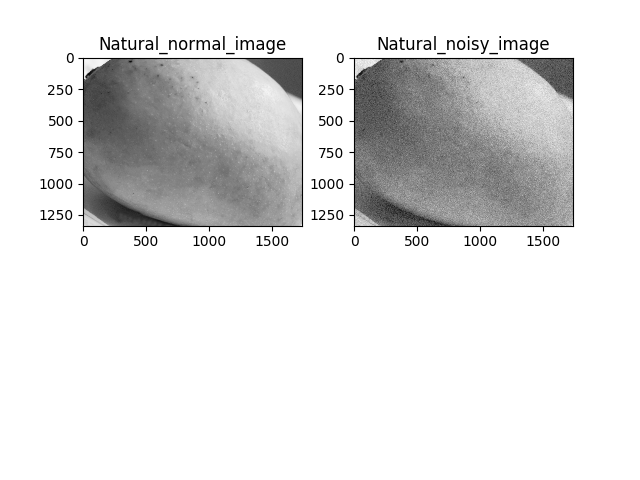
#> input picture noise_creation/natural_mango.png, 640 x 480 px, found by its file name
$ python sift.py
#> lines starting #> are read from the running program, lines starting #| are printed output that depends on the picture
import numpy as np
import cv2
from matplotlib import pyplot as plt
# Load the image

img = cv2.imread('/home/rgukt/Desktop/criotam/natural_mango.png')
#> img is the input picture: shape (480, 640, 3); min 0, max 255, mean 224.7
#img1 = cv2.imread("/home/rgukt/Desktop/criotam/art_mango.jpg")

# Convert it to gray scale
gray = cv2.cvtColor(img, cv2.COLOR_BGR2GRAY)            ## rgb to gray
#gray1 = cv2.cvtColor(img1,cv2.COLOR_BGR2GRAY)

sift = cv2.xfeatures2d.SIFT_create()
(kps, descs) = sift.detectAndCompute(gray, None)                ## detecting keypoints
#> kps = 488 keypoints; strongest (x, y, size): (102, 38, 1.9), (380, 38, 1.9), (108, 48, 2), (386, 48, 2)
print(len(descs))
#| 488
w,h = descs.shape
#> w = 488; h = 128
n=np.zeros((w,h))
x=np.zeros((w,h))
img1=cv2.drawKeypoints(img,kps,img,flags=cv2.DRAW_MATCHES_FLAGS_DRAW_RICH_KEYPOINTS)           ## draw keypoints
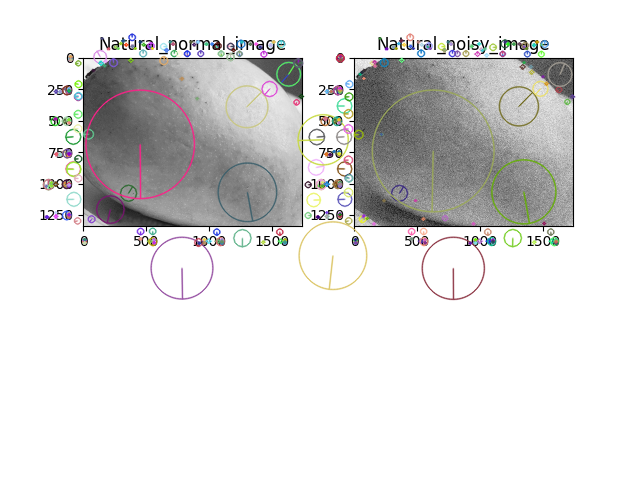
#> img1: shape (480, 640, 3); mean B, G, R 222.4, 222.8, 223.2
cv2.imwrite("sdf.jpg",img)

for i in range(w):
        for j in range(h):
                x[i,j] = n[i,j]
#> x: shape (488, 128) float64; every value is 0


np.savetxt("foo.csv", x, delimiter=",")

b,g,r = cv2.split(img)
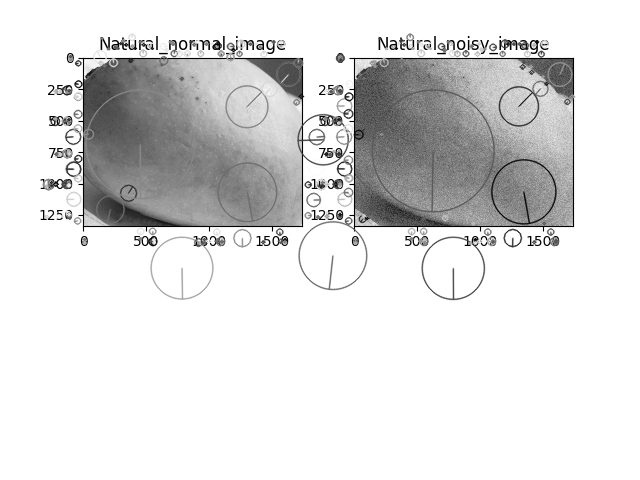
#> b: shape (480, 640); min 0, max 255, mean 222.4
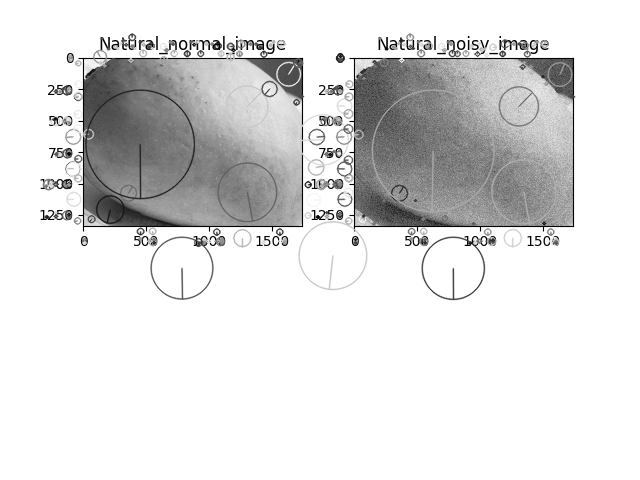
#> g: shape (480, 640); min 0, max 255, mean 222.8
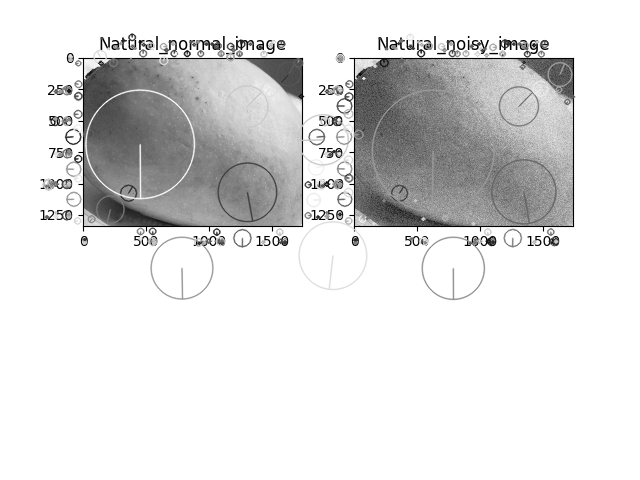
#> r: shape (480, 640); min 0, max 255, mean 223.2
img = cv2.merge((r,g,b))
plt.imshow(img)
plt.show()

$ run again, with noise_creation/Artificial1_mango.png copied over noise_creation/natural_mango.png
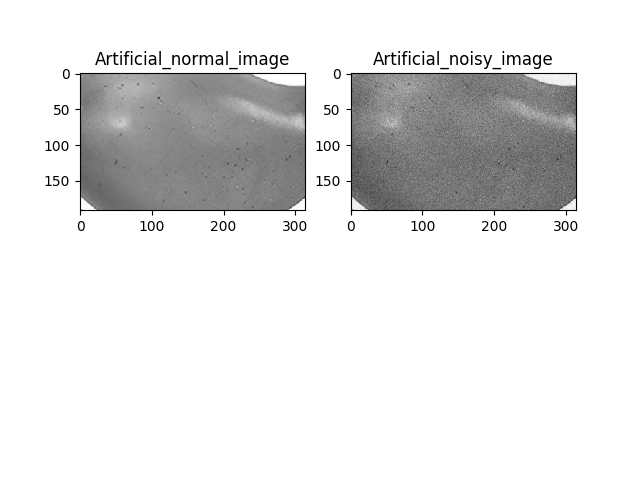
#> input picture noise_creation/Artificial1_mango.png, 640 x 480 px, found by its file name
#> img is the input picture: shape (480, 640, 3); min 0, max 255, mean 227.2
#> kps = 340 keypoints; strongest (x, y, size): (540, 57, 2), (108, 57, 1.9), (386, 57, 1.9), (194, 57, 1.9)
#| 340
#> `img1=cv2.drawKeypoints(img,kps,img,flags=cv2.DRAW_MATCHES_FLAGS_DRAW_R..`:
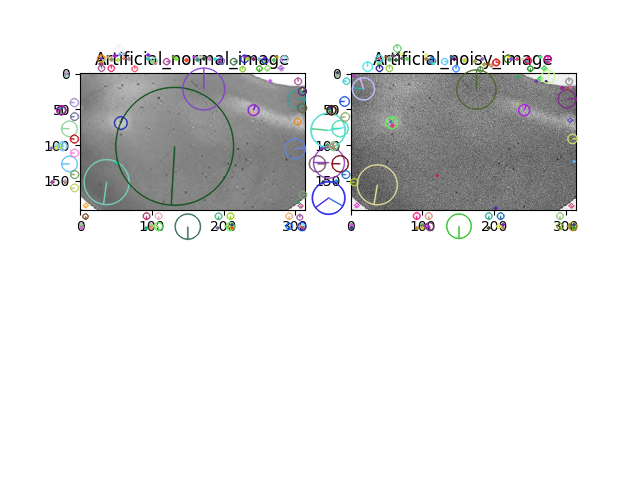
#> img1: shape (480, 640, 3); mean B, G, R 225.9, 225.8, 225.5
#> `b,g,r = cv2.split(img)`:
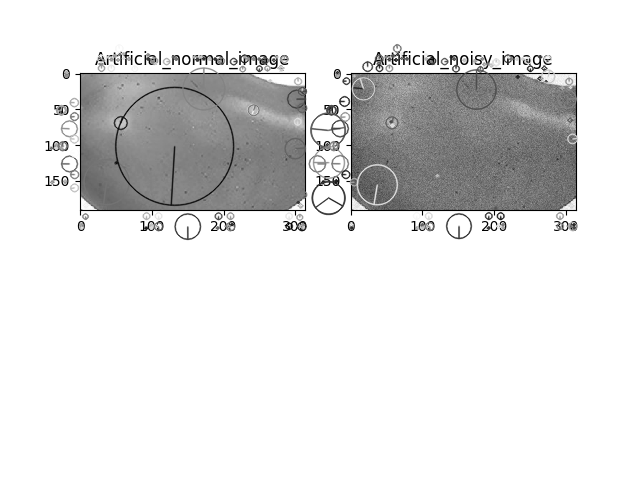
#> r: shape (480, 640); min 0, max 255, mean 225.5
